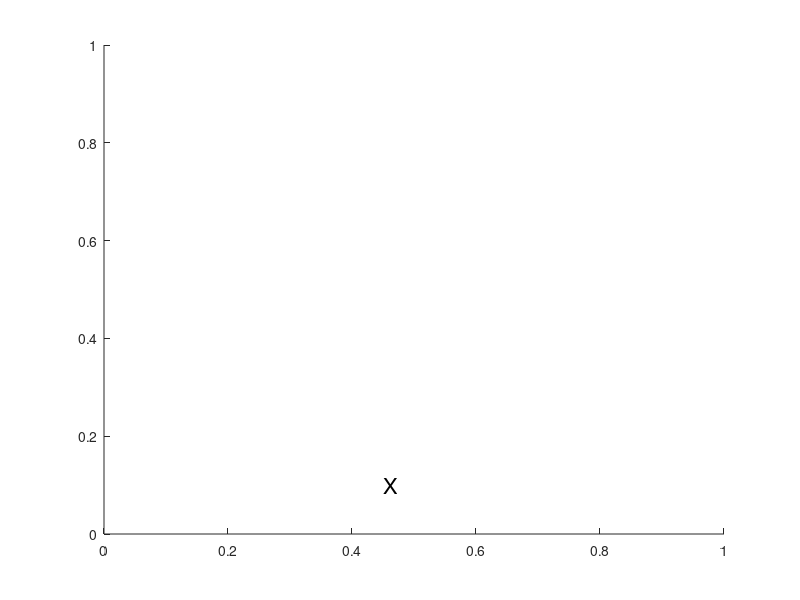

This figure's MATLAB source:
function [Configuration_starts, Configuration_ends] = Configuration()
cla
text(-0.1,0.95,"Eye-tracker to matlab configuration",'FontSize',17)


cla
hold on 
Configuration_starts = datestr(now);
ConfigurationText = "X";

text(0.2,0.9,ConfigurationText,'FontSize',16)
pause(3)
cla 
text(0.8,0.9,ConfigurationText,'FontSize',16)
pause(3)
cla 
text(0.0,0.6,ConfigurationText,'FontSize',16)
pause(3)
cla 
text(0.9,0.6,ConfigurationText,'FontSize',16)
pause(3)
cla 
text(0.2,0.3,ConfigurationText,'FontSize',16)
pause(3)
cla 
text(0.8,0.3,ConfigurationText,'FontSize',16)
pause(3)
cla 
text(0.45,0.1,ConfigurationText,'FontSize',16)
pause(3)

Configuration_ends = datestr(now);